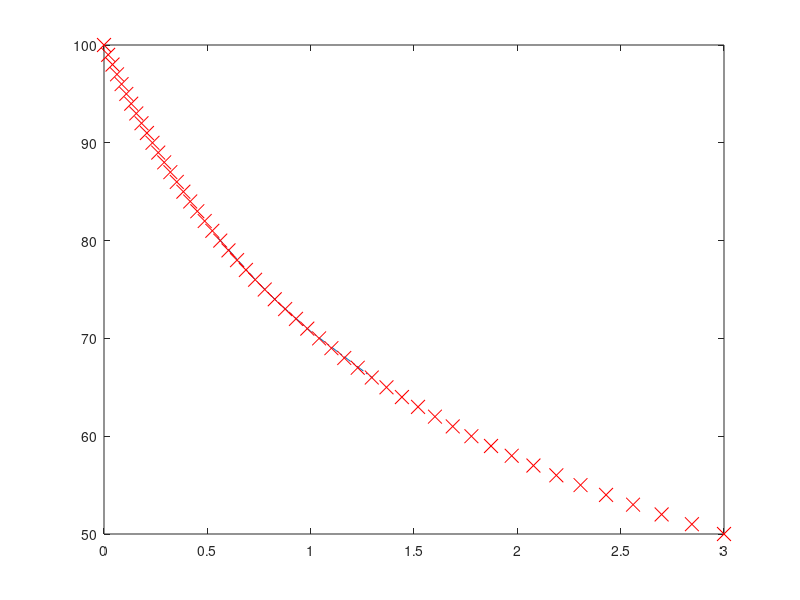

The MATLAB script that drew this image:

perf=.5:.01:1;
for k=1:length(perf)
deltaR(k)=(1-(perf(k)^2))/perf(k)^2;
end

%d
a=[.5488 0.7393 .8415 1 1.3];
b=[80.35 75.83 73.69 70.71 65.95];
figure
plot(a,b,'-.','MarkerSize',10);
hold on
plot(deltaR,perf*100,'rx','MarkerSize',10)
